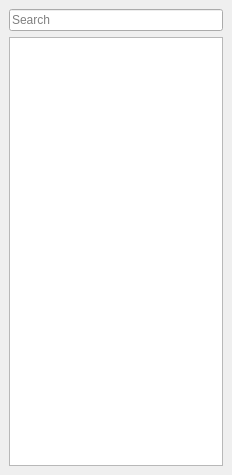
<?xml version="1.0" encoding="UTF-8"?>
<ui version="4.0">
 <class>ToolBox</class>
 <widget class="QDockWidget" name="ToolBox">
  <property name="geometry">
   <rect>
    <x>0</x>
    <y>0</y>
    <width>232</width>
    <height>475</height>
   </rect>
  </property>
  <property name="windowTitle">
   <string>&amp;DockWidget</string>
  </property>
  <widget class="QWidget" name="layout">
   <layout class="QVBoxLayout" name="verticalLayout">
    <item>
     <widget class="QLineEdit" name="lineEdit">
      <property name="placeholderText">
       <string>Search</string>
      </property>
     </widget>
    </item>
    <item>
     <widget class="CategorizedTree" name="m_pToolBox">
      <property name="dragEnabled">
       <bool>true</bool>
      </property>
      <property name="dragDropMode">
       <enum>QAbstractItemView::DragOnly</enum>
      </property>
      <attribute name="headerVisible">
       <bool>false</bool>
      </attribute>
     </widget>
    </item>
   </layout>
  </widget>
 </widget>
 <customwidgets>
  <customwidget>
   <class>CategorizedTree</class>
   <extends>QTreeView</extends>
   <header>widgets/categorizedtree.h</header>
  </customwidget>
 </customwidgets>
 <resources/>
 <connections>
  <connection>
   <sender>m_pToolBox</sender>
   <signal>doubleClicked(QModelIndex)</signal>
   <receiver>ToolBox</receiver>
   <slot>slotDoubleClicked(QModelIndex)</slot>
   <hints>
    <hint type="sourcelabel">
     <x>210</x>
     <y>128</y>
    </hint>
    <hint type="destinationlabel">
     <x>226</x>
     <y>127</y>
    </hint>
   </hints>
  </connection>
 </connections>
 <slots>
  <slot>slotDoubleClicked(QModelIndex)</slot>
 </slots>
</ui>
